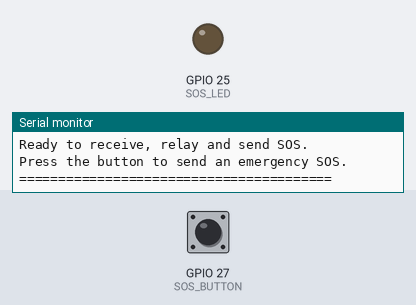
Bench run of a sketch on a simulated ESP32. On the bench: output pins drawn as LEDs (lit = HIGH), the last lines printed to the serial monitor. Dashed ring = blinking. The test bench sets the inputs (shaded band); at power-on: GPIO 27 (SOS_BUTTON) HIGH. Random numbers use the default seed unless the sketch sets one; no radio packets arrive unless stated.

Above: at 2.2 s.
2.3 s: GPIO 27 (SOS_BUTTON) pulled LOW for 0.15 s
At 2.5 s:
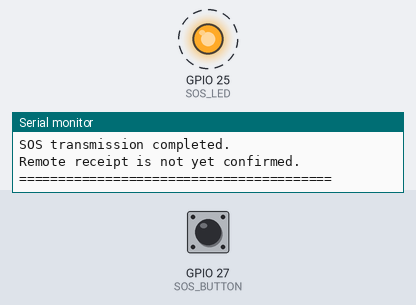
8.3 s: GPIO 27 (SOS_BUTTON) pulled LOW for 1 s
At 13.7 s:
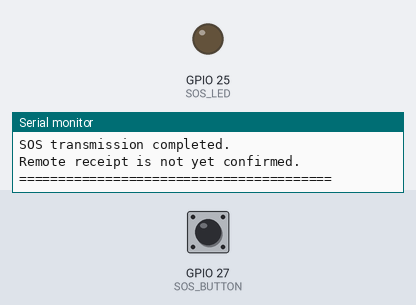
Timing chart, 0 to 15.2 s (numbered marks = the images above; inputs shaded):
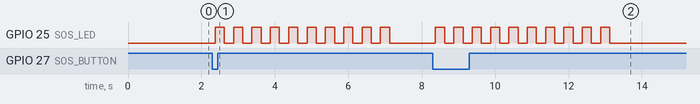

The sketch:

Node_C.ino
```cpp
#include <SPI.h>
#include <LoRa.h>

// ========== KEPLER NODE C PINS ==========
// Keep these matched to your friend's actual wiring.
#define LORA_SS     13
#define LORA_RST    14
#define LORA_DIO0   26
#define LORA_SCK    32
#define LORA_MISO   19
#define LORA_MOSI   23

// ========== SOS HARDWARE ==========
#define SOS_BUTTON  27
#define SOS_LED     25

// ========== NETWORK SETTINGS ==========
const long LORA_FREQUENCY = 433E6;
const char* NETWORK_ID = "RM_SK_7264";
const char* NODE_ID = "C";

// ========== PROGRAM VARIABLES ==========
bool loraReady = false;
bool previousButtonState = HIGH;

unsigned long lastPressTime = 0;
unsigned long messageNumber = 0;

// Non-blocking SOS LED blinking
bool blinkActive = false;
bool ledState = false;
unsigned long blinkStartTime = 0;
unsigned long lastBlinkTime = 0;

const unsigned long BLINK_INTERVAL_MS = 250;
const unsigned long BLINK_DURATION_MS = 5000;

// Remember recent messages.
// Include origin as IDs like A-1 and B-1 can overlap.
String seenMessages[30];
int seenIndex = 0;

// ========== DUPLICATE MESSAGE FILTER ==========
String makeMessageKey(String origin, String id) {
  return origin + "|" + id;
}

bool alreadySeen(String origin, String id) {
  String key = makeMessageKey(origin, id);

  for (int i = 0; i < 30; i++) {
    if (seenMessages[i] == key) {
      return true;
    }
  }

  return false;
}

void rememberMessage(String origin, String id) {
  seenMessages[seenIndex] = makeMessageKey(origin, id);
  seenIndex = (seenIndex + 1) % 30;
}

// ========== SOS LED ==========
void startSOSBlink() {
  blinkActive = true;
  ledState = false;
  blinkStartTime = millis();
  lastBlinkTime = 0;
  digitalWrite(SOS_LED, LOW);
}

void updateSOSLED() {
  if (!blinkActive) {
    digitalWrite(SOS_LED, LOW);
    return;
  }

  if (millis() - blinkStartTime >= BLINK_DURATION_MS) {
    blinkActive = false;
    ledState = false;
    digitalWrite(SOS_LED, LOW);
    return;
  }

  if (lastBlinkTime == 0 ||
      millis() - lastBlinkTime >= BLINK_INTERVAL_MS) {

    lastBlinkTime = millis();
    ledState = !ledState;

    digitalWrite(SOS_LED, ledState ? HIGH : LOW);
  }
}

// ========== SEND SOS ==========
void sendSOS() {
  if (!loraReady) {
    Serial.println("ERROR: LoRa is not ready.");
    return;
  }

  messageNumber++;

  String messageID = "C-" + String(messageNumber);

  String message = String(NETWORK_ID) + "|" +
                   messageID + "|C|5|" +
                   "SOS:Manual emergency button";

  // Remember own message so an echoed transmission is ignored.
  rememberMessage("C", messageID);

  Serial.println();
  Serial.println("========================================");
  Serial.println("        RESCUEMESH - KEPLER NODE C");
  Serial.println("========================================");
  Serial.println("MANUAL SOS BUTTON PRESSED");
  Serial.print("Message ID: ");
  Serial.println(messageID);

  Serial.println("Sending emergency SOS...");
  startSOSBlink();

  LoRa.beginPacket();
  LoRa.print(message);

  int result = LoRa.endPacket();

  if (result == 1) {
    Serial.println("SOS transmission completed.");
    Serial.println("Remote receipt is not yet confirmed.");
  } else {
    Serial.println("ERROR: SOS transmission failed.");
  }

  Serial.println("========================================");
}

// ========== RECEIVE AND RELAY ==========
void receiveAndRelay() {
  int packetSize = LoRa.parsePacket();

  // CRC-invalid packets may be discarded by the library.
  if (!packetSize) {
    return;
  }

  String packet = "";

  while (LoRa.available()) {
    packet += (char)LoRa.read();
  }

  int rssi = LoRa.packetRssi();

  int p1 = packet.indexOf('|');
  int p2 = packet.indexOf('|', p1 + 1);
  int p3 = packet.indexOf('|', p2 + 1);
  int p4 = packet.indexOf('|', p3 + 1);

  if (p1 < 0 || p2 < 0 || p3 < 0 || p4 < 0) {
    Serial.println("WARNING: Invalid message format.");
    return;
  }

  String network = packet.substring(0, p1);
  String messageID = packet.substring(p1 + 1, p2);
  String origin = packet.substring(p2 + 1, p3);
  int ttl = packet.substring(p3 + 1, p4).toInt();
  String payload = packet.substring(p4 + 1);

  // Accept only RescueMesh messages.
  if (network != NETWORK_ID) {
    return;
  }

  // Ignore this node's own messages.
  if (origin == NODE_ID) {
    return;
  }

  // Ignore already-processed messages.
  if (alreadySeen(origin, messageID)) {
    Serial.println("Duplicate message ignored.");
    return;
  }

  rememberMessage(origin, messageID);

  Serial.println();
  Serial.println("========== MESSAGE RECEIVED ==========");

  if (payload.indexOf("SOS") >= 0) {
    Serial.println("EMERGENCY SOS RECEIVED!");
    startSOSBlink();
  } else if (payload.indexOf("HIGH_IMPACT") >= 0 ||
             payload.indexOf("IMPACT") >= 0) {
    Serial.println("HIGH IMPACT ALERT RECEIVED!");
  } else if (payload.indexOf("VIBRATION") >= 0) {
    Serial.println("VIBRATION ALERT RECEIVED!");
  } else {
    Serial.println("MESSAGE RECEIVED!");
  }

  Serial.print("Original sender: Node ");
  Serial.println(origin);

  Serial.print("Message ID: ");
  Serial.println(messageID);

  Serial.print("Details: ");
  Serial.println(payload);

  Serial.print("Signal strength: ");
  Serial.print(rssi);
  Serial.println(" dBm");

  // Forward the original sender and ID with a reduced TTL.
  if (ttl > 1) {
    String forwarded = String(NETWORK_ID) + "|" +
                       messageID + "|" +
                       origin + "|" +
                       String(ttl - 1) + "|" +
                       payload;

    // A short random delay can reduce some simultaneous relays.
    delay(random(50, 200));

    Serial.println("Forwarding message to nearby nodes...");

    LoRa.beginPacket();
    LoRa.print(forwarded);

    int result = LoRa.endPacket();

    if (result == 1) {
      Serial.println("Relay transmission completed.");
    } else {
      Serial.println("ERROR: Relay transmission failed.");
    }
  } else {
    Serial.println("Hop limit reached; not relaying.");
  }

  Serial.println("======================================");
}

// ========== SOS BUTTON ==========
void checkSOSButton() {
  bool currentState = digitalRead(SOS_BUTTON);

  if (previousButtonState == HIGH &&
      currentState == LOW &&
      millis() - lastPressTime > 300) {

    lastPressTime = millis();
    sendSOS();
  }

  previousButtonState = currentState;
}

// ========== SETUP ==========
void setup() {
  Serial.begin(115200);
  delay(1000);

  pinMode(SOS_BUTTON, INPUT_PULLUP);
  pinMode(SOS_LED, OUTPUT);
  digitalWrite(SOS_LED, LOW);

  randomSeed(micros());

  Serial.println();
  Serial.println("========================================");
  Serial.println("        RESCUEMESH - KEPLER NODE C");
  Serial.println("========================================");

  SPI.begin(LORA_SCK, LORA_MISO, LORA_MOSI, LORA_SS);
  LoRa.setPins(LORA_SS, LORA_RST, LORA_DIO0);

  if (!LoRa.begin(LORA_FREQUENCY)) {
    Serial.println("ERROR: LoRa initialization failed.");
    Serial.println("Check wiring and the 3.3V supply.");

    loraReady = false;
    return;
  }

  // Match Nodes A and B.
  LoRa.setSyncWord(0x12);
  LoRa.setSpreadingFactor(7);
  LoRa.setSignalBandwidth(125E3);
  LoRa.setCodingRate4(5);

  // Phase 1: enable packet CRC checking.
  LoRa.enableCrc();

  loraReady = true;

  Serial.println("LoRa initialized successfully.");
  Serial.println("Packet CRC enabled.");
  Serial.println("Node identity: C");
  Serial.println("Ready to receive, relay and send SOS.");
  Serial.println("Press the button to send an emergency SOS.");
  Serial.println("========================================");
}

// ========== MAIN LOOP ==========
void loop() {
  if (loraReady) {
    checkSOSButton();
    receiveAndRelay();
  }

  updateSOSLED();
}
```

Measured:
- after the input at 2.3 s, GPIO 25 (SOS_LED): alternates HIGH for 0.25 s and LOW for 0.25 s, 20 changes in all, then stays LOW, starting after 0.08 s
- after the input at 8.3 s, GPIO 25 (SOS_LED): alternates HIGH for 0.25 s and LOW for 0.25 s, 20 changes in all, then stays LOW, starting after 0.08 s
